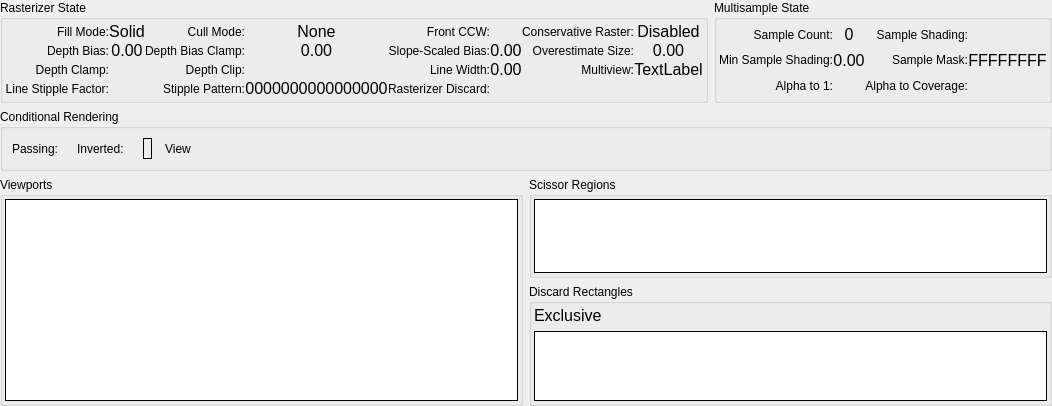
     <widget class="QWidget" name="RS">
      <attribute name="title">
       <string>Rasterizer</string>
      </attribute>
      <layout class="QGridLayout" name="gridLayout_2">
       <property name="leftMargin">
        <number>0</number>
       </property>
       <property name="topMargin">
        <number>0</number>
       </property>
       <property name="rightMargin">
        <number>0</number>
       </property>
       <property name="bottomMargin">
        <number>0</number>
       </property>
       <item row="2" column="0" colspan="2">
        <widget class="QGroupBox" name="conditionalRenderingGroup">
         <property name="title">
          <string>Conditional Rendering</string>
         </property>
         <layout class="QHBoxLayout" name="horizontalLayout_41">
          <item>
           <widget class="QLabel" name="label_5">
            <property name="text">
             <string>Passing:</string>
            </property>
           </widget>
          </item>
          <item>
           <widget class="QLabel" name="predicatePassing"/>
          </item>
          <item>
           <widget class="QLabel" name="label_6">
            <property name="text">
             <string>Inverted:</string>
            </property>
           </widget>
          </item>
          <item>
           <widget class="QLabel" name="predicateInverted"/>
          </item>
          <item>
           <widget class="RDLabel" name="predicateBuffer">
            <property name="frameShape">
             <enum>QFrame::Box</enum>
            </property>
            <property name="margin">
             <number>4</number>
            </property>
           </widget>
          </item>
          <item>
           <widget class="QToolButton" name="predicateBufferViewButton">
            <property name="cursor">
             <cursorShape>PointingHandCursor</cursorShape>
            </property>
            <property name="toolTip">
             <string>Open Predicate Buffer</string>
            </property>
            <property name="text">
             <string>View</string>
            </property>
            <property name="icon">
             <iconset resource="../../Resources/resources.qrc">
              <normaloff>:/action.png</normaloff>:/action.png</iconset>
            </property>
            <property name="toolButtonStyle">
             <enum>Qt::ToolButtonTextBesideIcon</enum>
            </property>
            <property name="autoRaise">
             <bool>true</bool>
            </property>
           </widget>
          </item>
          <item>
           <spacer name="horizontalSpacer_5">
            <property name="orientation">
             <enum>Qt::Horizontal</enum>
            </property>
            <property name="sizeHint" stdset="0">
             <size>
              <width>40</width>
              <height>20</height>
             </size>
            </property>
           </spacer>
          </item>
         </layout>
        </widget>
       </item>
       <item row="1" column="0" colspan="2">
        <layout class="QHBoxLayout" name="horizontalLayout_24">
         <item>
          <widget class="QGroupBox" name="rasterizerGroup">
           <property name="title">
            <string>Rasterizer State</string>
           </property>
           <layout class="QGridLayout" name="rasterizerGridLayout">
            <property name="leftMargin">
             <number>2</number>
            </property>
            <property name="topMargin">
             <number>2</number>
            </property>
            <property name="rightMargin">
             <number>2</number>
            </property>
            <property name="bottomMargin">
             <number>2</number>
            </property>
            <property name="spacing">
             <number>0</number>
            </property>
            <item row="0" column="7">
             <widget class="QLabel" name="conservativeRaster">
              <property name="font">
               <font>
                <pointsize>12</pointsize>
               </font>
              </property>
              <property name="text">
               <string>Disabled</string>
              </property>
              <property name="alignment">
               <set>Qt::AlignCenter</set>
              </property>
              <property name="margin">
               <number>4</number>
              </property>
             </widget>
            </item>
            <item row="1" column="6">
             <widget class="QLabel" name="label_2">
              <property name="text">
               <string>Overestimate Size:</string>
              </property>
              <property name="alignment">
               <set>Qt::AlignRight|Qt::AlignTrailing|Qt::AlignVCenter</set>
              </property>
              <property name="wordWrap">
               <bool>true</bool>
              </property>
             </widget>
            </item>
            <item row="1" column="7">
             <widget class="QLabel" name="overestimationSize">
              <property name="font">
               <font>
                <pointsize>12</pointsize>
               </font>
              </property>
              <property name="text">
               <string>0.00</string>
              </property>
              <property name="alignment">
               <set>Qt::AlignCenter</set>
              </property>
              <property name="margin">
               <number>4</number>
              </property>
             </widget>
            </item>
            <item row="2" column="6">
             <widget class="QLabel" name="label_3">
              <property name="text">
               <string>Multiview:</string>
              </property>
              <property name="alignment">
               <set>Qt::AlignRight|Qt::AlignTrailing|Qt::AlignVCenter</set>
              </property>
              <property name="wordWrap">
               <bool>true</bool>
              </property>
             </widget>
            </item>
            <item row="2" column="7">
             <widget class="QLabel" name="multiview">
              <property name="font">
               <font>
                <pointsize>12</pointsize>
               </font>
              </property>
              <property name="text">
               <string>TextLabel</string>
              </property>
              <property name="alignment">
               <set>Qt::AlignCenter</set>
              </property>
              <property name="margin">
               <number>4</number>
              </property>
             </widget>
            </item>
            <item row="0" column="6">
             <widget class="QLabel" name="label">
              <property name="text">
               <string>Conservative Raster:</string>
              </property>
              <property name="alignment">
               <set>Qt::AlignRight|Qt::AlignTrailing|Qt::AlignVCenter</set>
              </property>
              <property name="wordWrap">
               <bool>true</bool>
              </property>
             </widget>
            </item>
            <item row="1" column="2">
             <widget class="QLabel" name="depthBiasClampLabel">
              <property name="text">
               <string>Depth Bias Clamp:</string>
              </property>
              <property name="alignment">
               <set>Qt::AlignRight|Qt::AlignTrailing|Qt::AlignVCenter</set>
              </property>
              <property name="wordWrap">
               <bool>true</bool>
              </property>
             </widget>
            </item>
            <item row="0" column="0">
             <widget class="QLabel" name="fillModeLabel">
              <property name="text">
               <string>Fill Mode:</string>
              </property>
              <property name="alignment">
               <set>Qt::AlignRight|Qt::AlignTrailing|Qt::AlignVCenter</set>
              </property>
              <property name="wordWrap">
               <bool>true</bool>
              </property>
             </widget>
            </item>
            <item row="1" column="3">
             <widget class="QLabel" name="depthBiasClamp">
              <property name="font">
               <font>
                <pointsize>12</pointsize>
               </font>
              </property>
              <property name="text">
               <string>0.00</string>
              </property>
              <property name="alignment">
               <set>Qt::AlignCenter</set>
              </property>
              <property name="margin">
               <number>4</number>
              </property>
             </widget>
            </item>
            <item row="1" column="4">
             <widget class="QLabel" name="slopeScaledBiasLabel">
              <property name="text">
               <string>Slope-Scaled Bias:</string>
              </property>
              <property name="alignment">
               <set>Qt::AlignRight|Qt::AlignTrailing|Qt::AlignVCenter</set>
              </property>
              <property name="wordWrap">
               <bool>true</bool>
              </property>
             </widget>
            </item>
            <item row="0" column="1">
             <widget class="QLabel" name="fillMode">
              <property name="font">
               <font>
                <pointsize>12</pointsize>
               </font>
              </property>
              <property name="text">
               <string>Solid</string>
              </property>
              <property name="alignment">
               <set>Qt::AlignCenter</set>
              </property>
              <property name="margin">
               <number>4</number>
              </property>
             </widget>
            </item>
            <item row="0" column="5">
             <widget class="QLabel" name="frontCCW">
              <property name="text">
               <string/>
              </property>
              <property name="pixmap">
               <pixmap resource="../../Resources/resources.qrc">:/cross.png</pixmap>
              </property>
              <property name="alignment">
               <set>Qt::AlignCenter</set>
              </property>
              <property name="margin">
               <number>4</number>
              </property>
             </widget>
            </item>
            <item row="0" column="4">
             <widget class="QLabel" name="frontCCWLabel">
              <property name="text">
               <string>Front CCW:</string>
              </property>
              <property name="alignment">
               <set>Qt::AlignRight|Qt::AlignTrailing|Qt::AlignVCenter</set>
              </property>
              <property name="wordWrap">
               <bool>true</bool>
              </property>
             </widget>
            </item>
            <item row="0" column="2">
             <widget class="QLabel" name="cullModeLabel">
              <property name="text">
               <string>Cull Mode:</string>
              </property>
              <property name="alignment">
               <set>Qt::AlignRight|Qt::AlignTrailing|Qt::AlignVCenter</set>
              </property>
              <property name="wordWrap">
               <bool>true</bool>
              </property>
             </widget>
            </item>
            <item row="1" column="0">
             <widget class="QLabel" name="depthBiasLabel">
              <property name="text">
               <string>Depth Bias:</string>
              </property>
              <property name="alignment">
               <set>Qt::AlignRight|Qt::AlignTrailing|Qt::AlignVCenter</set>
              </property>
              <property name="wordWrap">
               <bool>true</bool>
              </property>
             </widget>
            </item>
            <item row="2" column="4">
             <widget class="QLabel" name="lineWidthLabel">
              <property name="text">
               <string>Line Width:</string>
              </property>
              <property name="alignment">
               <set>Qt::AlignRight|Qt::AlignTrailing|Qt::AlignVCenter</set>
              </property>
              <property name="wordWrap">
               <bool>true</bool>
              </property>
             </widget>
            </item>
            <item row="0" column="3">
             <widget class="QLabel" name="cullMode">
              <property name="font">
               <font>
                <pointsize>12</pointsize>
               </font>
              </property>
              <property name="text">
               <string>None</string>
              </property>
              <property name="alignment">
               <set>Qt::AlignCenter</set>
              </property>
              <property name="margin">
               <number>4</number>
              </property>
             </widget>
            </item>
            <item row="1" column="1">
             <widget class="QLabel" name="depthBias">
              <property name="font">
               <font>
                <pointsize>12</pointsize>
               </font>
              </property>
              <property name="text">
               <string>0.00</string>
              </property>
              <property name="alignment">
               <set>Qt::AlignCenter</set>
              </property>
              <property name="margin">
               <number>4</number>
              </property>
             </widget>
            </item>
            <item row="2" column="1">
             <widget class="QLabel" name="depthClamp">
              <property name="text">
               <string/>
              </property>
              <property name="pixmap">
               <pixmap resource="../../Resources/resources.qrc">:/cross.png</pixmap>
              </property>
              <property name="alignment">
               <set>Qt::AlignCenter</set>
              </property>
              <property name="margin">
               <number>4</number>
              </property>
             </widget>
            </item>
            <item row="2" column="0">
             <widget class="QLabel" name="depthClampLabel">
              <property name="text">
               <string>Depth Clamp:</string>
              </property>
              <property name="alignment">
               <set>Qt::AlignRight|Qt::AlignTrailing|Qt::AlignVCenter</set>
              </property>
              <property name="wordWrap">
               <bool>true</bool>
              </property>
             </widget>
            </item>
            <item row="2" column="5">
             <widget class="QLabel" name="lineWidth">
              <property name="font">
               <font>
                <pointsize>12</pointsize>
               </font>
              </property>
              <property name="text">
               <string>0.00</string>
              </property>
              <property name="alignment">
               <set>Qt::AlignCenter</set>
              </property>
              <property name="margin">
               <number>4</number>
              </property>
             </widget>
            </item>
            <item row="1" column="5">
             <widget class="QLabel" name="slopeScaledBias">
              <property name="font">
               <font>
                <pointsize>12</pointsize>
               </font>
              </property>
              <property name="text">
               <string>0.00</string>
              </property>
              <property name="alignment">
               <set>Qt::AlignCenter</set>
              </property>
              <property name="margin">
               <number>4</number>
              </property>
             </widget>
            </item>
            <item row="1" column="10">
             <spacer name="rastHSpacer">
              <property name="orientation">
               <enum>Qt::Horizontal</enum>
              </property>
              <property name="sizeType">
               <enum>QSizePolicy::MinimumExpanding</enum>
              </property>
              <property name="sizeHint" stdset="0">
               <size>
                <width>0</width>
                <height>0</height>
               </size>
              </property>
             </spacer>
            </item>
            <item row="4" column="0">
             <spacer name="rastVSpacer">
              <property name="orientation">
               <enum>Qt::Vertical</enum>
              </property>
              <property name="sizeType">
               <enum>QSizePolicy::Preferred</enum>
              </property>
              <property name="sizeHint" stdset="0">
               <size>
                <width>0</width>
                <height>0</height>
               </size>
              </property>
             </spacer>
            </item>
            <item row="3" column="5">
             <widget class="QLabel" name="rasterizerDiscard">
              <property name="text">
               <string/>
              </property>
              <property name="pixmap">
               <pixmap resource="../../Resources/resources.qrc">:/cross.png</pixmap>
              </property>
              <property name="alignment">
               <set>Qt::AlignCenter</set>
              </property>
              <property name="margin">
               <number>4</number>
              </property>
             </widget>
            </item>
            <item row="3" column="4">
             <widget class="QLabel" name="rasterizerDiscardLabel">
              <property name="text">
               <string>Rasterizer Discard:</string>
              </property>
              <property name="alignment">
               <set>Qt::AlignRight|Qt::AlignTrailing|Qt::AlignVCenter</set>
              </property>
              <property name="wordWrap">
               <bool>true</bool>
              </property>
             </widget>
            </item>
            <item row="3" column="0">
             <widget class="QLabel" name="stippleFactorLabel">
              <property name="text">
               <string>Line Stipple Factor:</string>
              </property>
              <property name="alignment">
               <set>Qt::AlignRight|Qt::AlignTrailing|Qt::AlignVCenter</set>
              </property>
              <property name="wordWrap">
               <bool>true</bool>
              </property>
             </widget>
            </item>
            <item row="3" column="1">
             <widget class="QLabel" name="stippleFactor">
              <property name="font">
               <font>
                <pointsize>12</pointsize>
               </font>
              </property>
              <property name="pixmap">
               <pixmap resource="../../Resources/resources.qrc">:/cross.png</pixmap>
              </property>
              <property name="alignment">
               <set>Qt::AlignCenter</set>
              </property>
              <property name="margin">
               <number>4</number>
              </property>
             </widget>
            </item>
            <item row="3" column="2">
             <widget class="QLabel" name="stipplePatternLabel">
              <property name="text">
               <string>Stipple Pattern:</string>
              </property>
              <property name="alignment">
               <set>Qt::AlignRight|Qt::AlignTrailing|Qt::AlignVCenter</set>
              </property>
              <property name="wordWrap">
               <bool>true</bool>
              </property>
             </widget>
            </item>
            <item row="3" column="3">
             <widget class="QLabel" name="stipplePattern">
              <property name="font">
               <font>
                <pointsize>12</pointsize>
               </font>
              </property>
              <property name="text">
               <string>0000000000000000</string>
              </property>
              <property name="alignment">
               <set>Qt::AlignCenter</set>
              </property>
              <property name="margin">
               <number>4</number>
              </property>
             </widget>
            </item>
            <item row="2" column="2">
             <widget class="QLabel" name="label_4">
              <property name="text">
               <string>Depth Clip:</string>
              </property>
              <property name="alignment">
               <set>Qt::AlignRight|Qt::AlignTrailing|Qt::AlignVCenter</set>
              </property>
              <property name="wordWrap">
               <bool>true</bool>
              </property>
             </widget>
            </item>
            <item row="2" column="3">
             <widget class="QLabel" name="depthClip">
              <property name="pixmap">
               <pixmap resource="../../Resources/resources.qrc">:/cross.png</pixmap>
              </property>
              <property name="alignment">
               <set>Qt::AlignCenter</set>
              </property>
              <property name="margin">
               <number>4</number>
              </property>
             </widget>
            </item>
           </layout>
          </widget>
         </item>
         <item>
          <widget class="QGroupBox" name="MSAAGroup">
           <property name="title">
            <string>Multisample State</string>
           </property>
           <layout class="QGridLayout" name="MSAAGridLayout">
            <property name="leftMargin">
             <number>2</number>
            </property>
            <property name="topMargin">
             <number>2</number>
            </property>
            <property name="rightMargin">
             <number>2</number>
            </property>
            <property name="bottomMargin">
             <number>2</number>
            </property>
            <property name="spacing">
             <number>0</number>
            </property>
            <item row="1" column="0">
             <widget class="QLabel" name="minSampleShadingLabel">
              <property name="text">
               <string>Min Sample Shading:</string>
              </property>
              <property name="alignment">
               <set>Qt::AlignRight|Qt::AlignTrailing|Qt::AlignVCenter</set>
              </property>
              <property name="wordWrap">
               <bool>true</bool>
              </property>
             </widget>
            </item>
            <item row="0" column="1">
             <widget class="QLabel" name="sampleCount">
              <property name="font">
               <font>
                <pointsize>12</pointsize>
               </font>
              </property>
              <property name="text">
               <string>0</string>
              </property>
              <property name="alignment">
               <set>Qt::AlignCenter</set>
              </property>
              <property name="margin">
               <number>4</number>
              </property>
             </widget>
            </item>
            <item row="1" column="2">
             <widget class="QLabel" name="sampleMaskLabel">
              <property name="text">
               <string>Sample Mask:</string>
              </property>
              <property name="alignment">
               <set>Qt::AlignRight|Qt::AlignTrailing|Qt::AlignVCenter</set>
              </property>
              <property name="wordWrap">
               <bool>true</bool>
              </property>
             </widget>
            </item>
            <item row="0" column="2">
             <widget class="QLabel" name="sampleShadingLabel">
              <property name="text">
               <string>Sample Shading:</string>
              </property>
              <property name="alignment">
               <set>Qt::AlignRight|Qt::AlignTrailing|Qt::AlignVCenter</set>
              </property>
              <property name="wordWrap">
               <bool>true</bool>
              </property>
             </widget>
            </item>
            <item row="1" column="1">
             <widget class="QLabel" name="minSampleShading">
              <property name="font">
               <font>
                <pointsize>12</pointsize>
               </font>
              </property>
              <property name="text">
               <string>0.00</string>
              </property>
              <property name="alignment">
               <set>Qt::AlignCenter</set>
              </property>
              <property name="margin">
               <number>4</number>
              </property>
             </widget>
            </item>
            <item row="0" column="0">
             <widget class="QLabel" name="sampleCountLabel">
              <property name="text">
               <string>Sample Count:</string>
              </property>
              <property name="alignment">
               <set>Qt::AlignRight|Qt::AlignTrailing|Qt::AlignVCenter</set>
              </property>
              <property name="wordWrap">
               <bool>true</bool>
              </property>
             </widget>
            </item>
            <item row="1" column="3">
             <widget class="QLabel" name="sampleMask">
              <property name="font">
               <font>
                <pointsize>12</pointsize>
               </font>
              </property>
              <property name="text">
               <string>FFFFFFFF</string>
              </property>
              <property name="alignment">
               <set>Qt::AlignCenter</set>
              </property>
              <property name="margin">
               <number>4</number>
              </property>
             </widget>
            </item>
            <item row="0" column="3">
             <widget class="QLabel" name="sampleShading">
              <property name="text">
               <string/>
              </property>
              <property name="pixmap">
               <pixmap resource="../../Resources/resources.qrc">:/cross.png</pixmap>
              </property>
              <property name="alignment">
               <set>Qt::AlignCenter</set>
              </property>
              <property name="margin">
               <number>4</number>
              </property>
             </widget>
            </item>
            <item row="1" column="4">
             <spacer name="MSAAHSpacer">
              <property name="orientation">
               <enum>Qt::Horizontal</enum>
              </property>
              <property name="sizeType">
               <enum>QSizePolicy::MinimumExpanding</enum>
              </property>
              <property name="sizeHint" stdset="0">
               <size>
                <width>0</width>
                <height>0</height>
               </size>
              </property>
             </spacer>
            </item>
            <item row="2" column="0">
             <widget class="QLabel" name="alphaToOneLabel">
              <property name="text">
               <string>Alpha to 1:</string>
              </property>
              <property name="alignment">
               <set>Qt::AlignRight|Qt::AlignTrailing|Qt::AlignVCenter</set>
              </property>
              <property name="wordWrap">
               <bool>true</bool>
              </property>
             </widget>
            </item>
            <item row="2" column="1">
             <widget class="QLabel" name="alphaToOne">
              <property name="pixmap">
               <pixmap resource="../../Resources/resources.qrc">:/cross.png</pixmap>
              </property>
              <property name="alignment">
               <set>Qt::AlignCenter</set>
              </property>
              <property name="margin">
               <number>4</number>
              </property>
             </widget>
            </item>
            <item row="2" column="2">
             <widget class="QLabel" name="alphaToCoverageLabel">
              <property name="text">
               <string>Alpha to Coverage:</string>
              </property>
              <property name="alignment">
               <set>Qt::AlignRight|Qt::AlignTrailing|Qt::AlignVCenter</set>
              </property>
              <property name="wordWrap">
               <bool>true</bool>
              </property>
             </widget>
            </item>
            <item row="2" column="3">
             <widget class="QLabel" name="alphaToCoverage">
              <property name="pixmap">
               <pixmap resource="../../Resources/resources.qrc">:/cross.png</pixmap>
              </property>
              <property name="alignment">
               <set>Qt::AlignCenter</set>
              </property>
              <property name="margin">
               <number>4</number>
              </property>
             </widget>
            </item>
           </layout>
          </widget>
         </item>
        </layout>
       </item>
       <item row="3" column="1">
        <layout class="QVBoxLayout" name="verticalLayout_18">
         <property name="bottomMargin">
          <number>0</number>
         </property>
         <item>
          <widget class="QGroupBox" name="scissorGroup">
           <property name="sizePolicy">
            <sizepolicy hsizetype="Preferred" vsizetype="Preferred">
             <horstretch>0</horstretch>
             <verstretch>1</verstretch>
            </sizepolicy>
           </property>
           <property name="title">
            <string>Scissor Regions</string>
           </property>
           <layout class="QHBoxLayout" name="horizontalLayout_22">
            <property name="leftMargin">
             <number>2</number>
            </property>
            <property name="topMargin">
             <number>2</number>
            </property>
            <property name="rightMargin">
             <number>2</number>
            </property>
            <property name="bottomMargin">
             <number>2</number>
            </property>
            <item>
             <widget class="RDTreeWidget" name="scissors">
              <property name="frameShape">
               <enum>QFrame::Box</enum>
              </property>
              <property name="frameShadow">
               <enum>QFrame::Plain</enum>
              </property>
              <property name="sizeAdjustPolicy">
               <enum>QAbstractScrollArea::AdjustToContents</enum>
              </property>
              <property name="editTriggers">
               <set>QAbstractItemView::NoEditTriggers</set>
              </property>
              <property name="showDropIndicator" stdset="0">
               <bool>false</bool>
              </property>
              <property name="indentation">
               <number>0</number>
              </property>
              <property name="rootIsDecorated">
               <bool>false</bool>
              </property>
              <property name="allColumnsShowFocus">
               <bool>true</bool>
              </property>
              <attribute name="headerMinimumSectionSize">
               <number>50</number>
              </attribute>
             </widget>
            </item>
           </layout>
          </widget>
         </item>
         <item>
          <widget class="QGroupBox" name="discardGroup">
           <property name="sizePolicy">
            <sizepolicy hsizetype="Preferred" vsizetype="Preferred">
             <horstretch>0</horstretch>
             <verstretch>1</verstretch>
            </sizepolicy>
           </property>
           <property name="title">
            <string>Discard Rectangles</string>
           </property>
           <layout class="QVBoxLayout" name="verticalLayout_19">
            <property name="leftMargin">
             <number>2</number>
            </property>
            <property name="topMargin">
             <number>2</number>
            </property>
            <property name="rightMargin">
             <number>2</number>
            </property>
            <property name="bottomMargin">
             <number>2</number>
            </property>
            <item>
             <widget class="QLabel" name="discardMode">
              <property name="font">
               <font>
                <pointsize>12</pointsize>
               </font>
              </property>
              <property name="text">
               <string>Exclusive</string>
              </property>
             </widget>
            </item>
            <item>
             <widget class="RDTreeWidget" name="discards">
              <property name="frameShape">
               <enum>QFrame::Box</enum>
              </property>
              <property name="frameShadow">
               <enum>QFrame::Plain</enum>
              </property>
              <property name="sizeAdjustPolicy">
               <enum>QAbstractScrollArea::AdjustToContents</enum>
              </property>
              <property name="editTriggers">
               <set>QAbstractItemView::NoEditTriggers</set>
              </property>
              <property name="showDropIndicator" stdset="0">
               <bool>false</bool>
              </property>
              <property name="indentation">
               <number>0</number>
              </property>
              <property name="rootIsDecorated">
               <bool>false</bool>
              </property>
              <attribute name="headerMinimumSectionSize">
               <number>50</number>
              </attribute>
             </widget>
            </item>
           </layout>
          </widget>
         </item>
        </layout>
       </item>
       <item row="3" column="0">
        <widget class="QGroupBox" name="viewportsGroup">
         <property name="sizePolicy">
          <sizepolicy hsizetype="Expanding" vsizetype="Expanding">
           <horstretch>0</horstretch>
           <verstretch>0</verstretch>
          </sizepolicy>
         </property>
         <property name="title">
          <string>Viewports</string>
         </property>
         <layout class="QHBoxLayout" name="horizontalLayout_21">
          <property name="leftMargin">
           <number>2</number>
          </property>
          <property name="topMargin">
           <number>2</number>
          </property>
          <property name="rightMargin">
           <number>2</number>
          </property>
          <property name="bottomMargin">
           <number>2</number>
          </property>
          <item>
           <widget class="RDTreeWidget" name="viewports">
            <property name="frameShape">
             <enum>QFrame::Box</enum>
            </property>
            <property name="frameShadow">
             <enum>QFrame::Plain</enum>
            </property>
            <property name="editTriggers">
             <set>QAbstractItemView::NoEditTriggers</set>
            </property>
            <property name="showDropIndicator" stdset="0">
             <bool>false</bool>
            </property>
            <property name="indentation">
             <number>0</number>
            </property>
            <property name="rootIsDecorated">
             <bool>false</bool>
            </property>
            <property name="allColumnsShowFocus">
             <bool>true</bool>
            </property>
            <attribute name="headerMinimumSectionSize">
             <number>50</number>
            </attribute>
           </widget>
          </item>
         </layout>
        </widget>
       </item>
      </layout>
     </widget>
